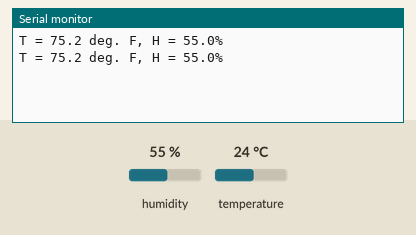
The sketch below on a simulated Arduino Uno, built with avr-gcc and run on an emulated ATmega328P. Shown: the last lines printed to the serial monitor. The test bench sets the inputs (shaded band); at power-on: humidity 55 %, temperature 24 °C.

Above: at 6.8 s.
6.9 s: humidity set to 22 %
At 10.3 s:
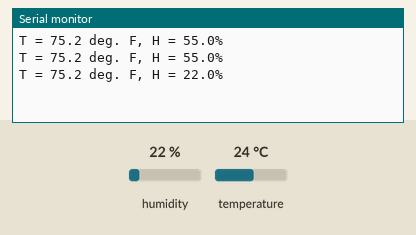
11.4 s: temperature set to 12 °C
At 12.6 s:
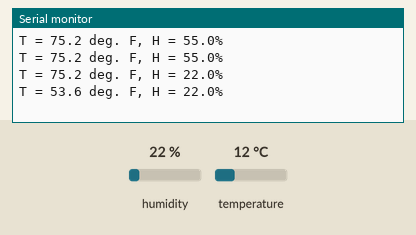
15.9 s: humidity set to 40 %
At 18.5 s:
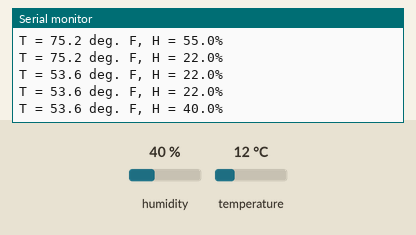
Timing chart, 0 to 20.0 s (numbered marks = the images above; inputs shaded):
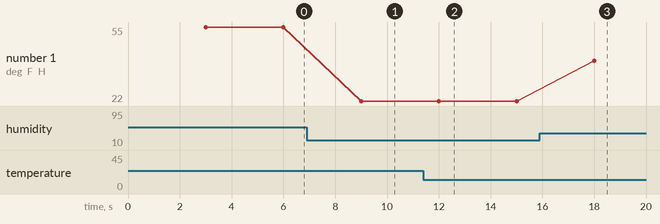

Measured:
- after the input at 6.9 s, the serial monitor: prints a new line after 2.1 s (image 1)
- after the input at 11.4 s, the serial monitor: prints a new line after 0.60 s (image 2)
- after the input at 15.9 s, the serial monitor: prints a new line after 2.1 s (image 3)
- plotted number 1: 55 → 22 after the input at 6.9 s, 22 → 40 after the input at 15.9 s

The sketch:

TempSensor.ino
```cpp
//www.elegoo.com
//2018.10.25
//Original Code modified by Greenwich Library CT for Farenheit readings. 5.6.2025


#include <dht_nonblocking.h>
#define DHT_SENSOR_TYPE DHT_TYPE_11

static const int DHT_SENSOR_PIN = 3; /* IMPORTANT: This is the numbered digital PWM port on the arduino board
                                      * that the temperature and humidity sensor is plugged into.
                                      * If you change this to another port on the board make sure to change the value here.
                                      */
DHT_nonblocking dht_sensor(DHT_SENSOR_PIN, DHT_SENSOR_TYPE);

/*
 * Initialize the serial port.
 */
void setup()
{
  Serial.begin(9600); // Set the baud rate
}

/*
 * Poll for a measurement, keeping the state machine alive. Returns
 * true if a measurement is available.
 */
static bool measure_environment(float *temperature, float *humidity)
{
  static unsigned long measurement_timestamp = millis();

  /* Measure once every four seconds. */
  if (millis() - measurement_timestamp > 3000ul)
  {
    if (dht_sensor.measure(temperature, humidity) == true)
    {
      measurement_timestamp = millis();
      return (true);
    }
  }

  return (false);
}

/*
 * Main program loop.
 */
void loop()
{
  float temperatureC;
  float humidity;

  /* Measure temperature and humidity. If the function returns
     true, then a measurement is available. */
  if (measure_environment(&temperatureC, &humidity) == true)
  {
    float temperatureF = (temperatureC * 9.0 / 5.0) + 32.0;

    Serial.print("T = ");
    Serial.print(temperatureF, 1);
    Serial.print(" deg. F, H = ");
    Serial.print(humidity, 1);
    Serial.println("%");
  }
}
```
